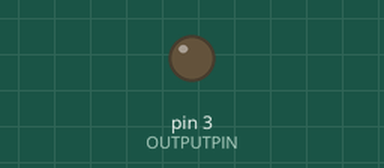
Bench run of a sketch on a simulated Arduino Uno, built with avr-gcc and run on an emulated ATmega328P. Shown: output pins drawn as LEDs (lit = HIGH).

Above: at 0.15 s.
At 37.0 s:
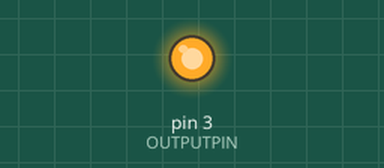
Timing chart, 0 to 40.0 s (numbered marks = the images above):
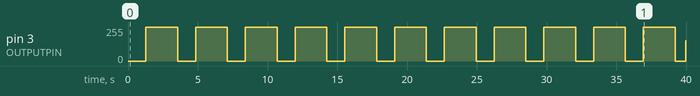

Measured:
- by itself, pin 3 (OUTPUTPIN): 0/255 → 255/255 at 1.3 s, → 0/255 2.3 s later, → 255/255 1.3 s later, → 0/255 2.3 s later, … (23 changes in this stretch)

The sketch:

pwm-intensity.ino
```cpp
int output = 0;
int OUTPUTPIN = 3;

void setup() {
  pinMode(OUTPUTPIN, OUTPUT);
}

void loop() {
  for(output=0; output<=255; output++){
    analogWrite(3, output);
    delay(5);
    }
  delay(1000);
  for(output=255; output>=0; output--){
    analogWrite(3, output);
    delay(5);
    }

}
```
